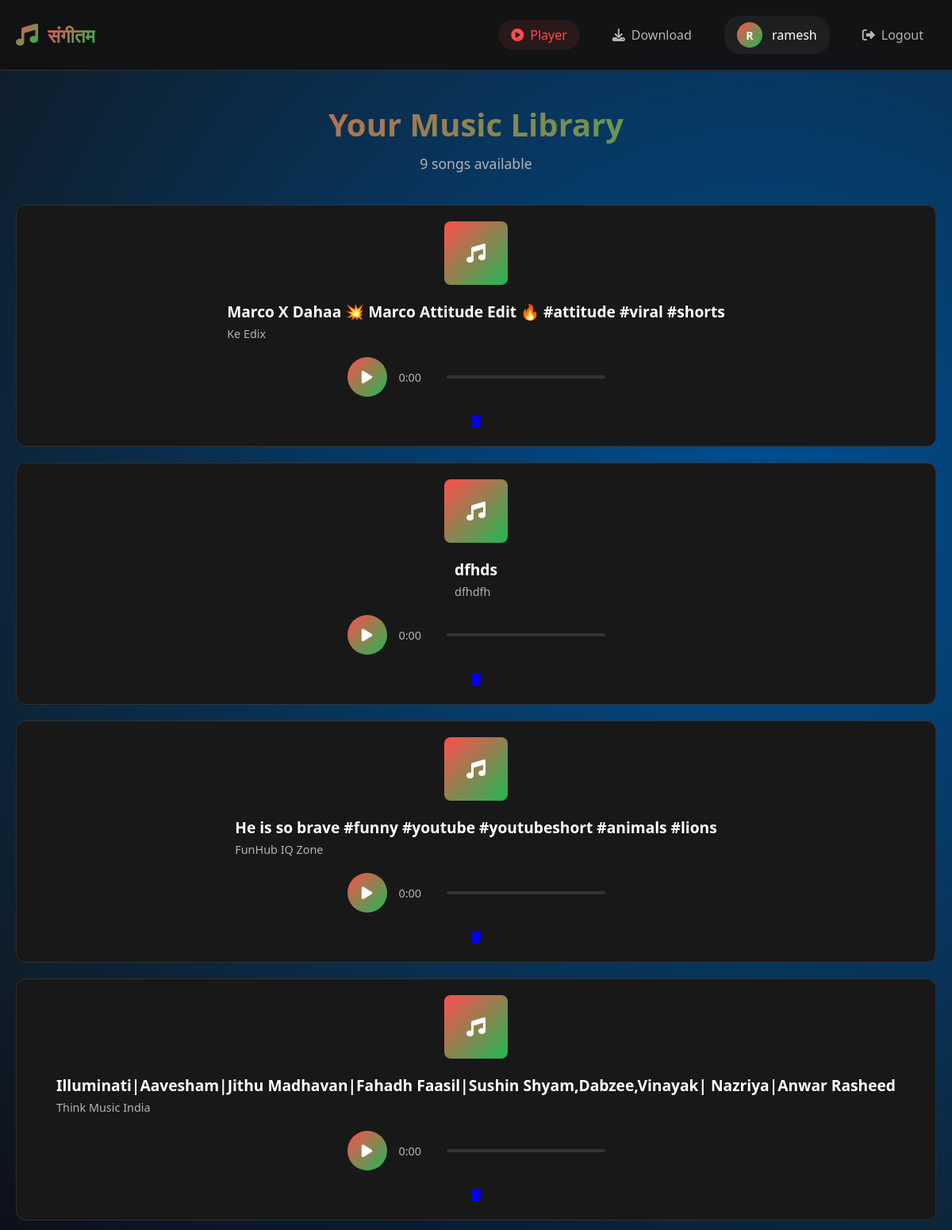
The app's page /player/ (signed in, upper part), older data.
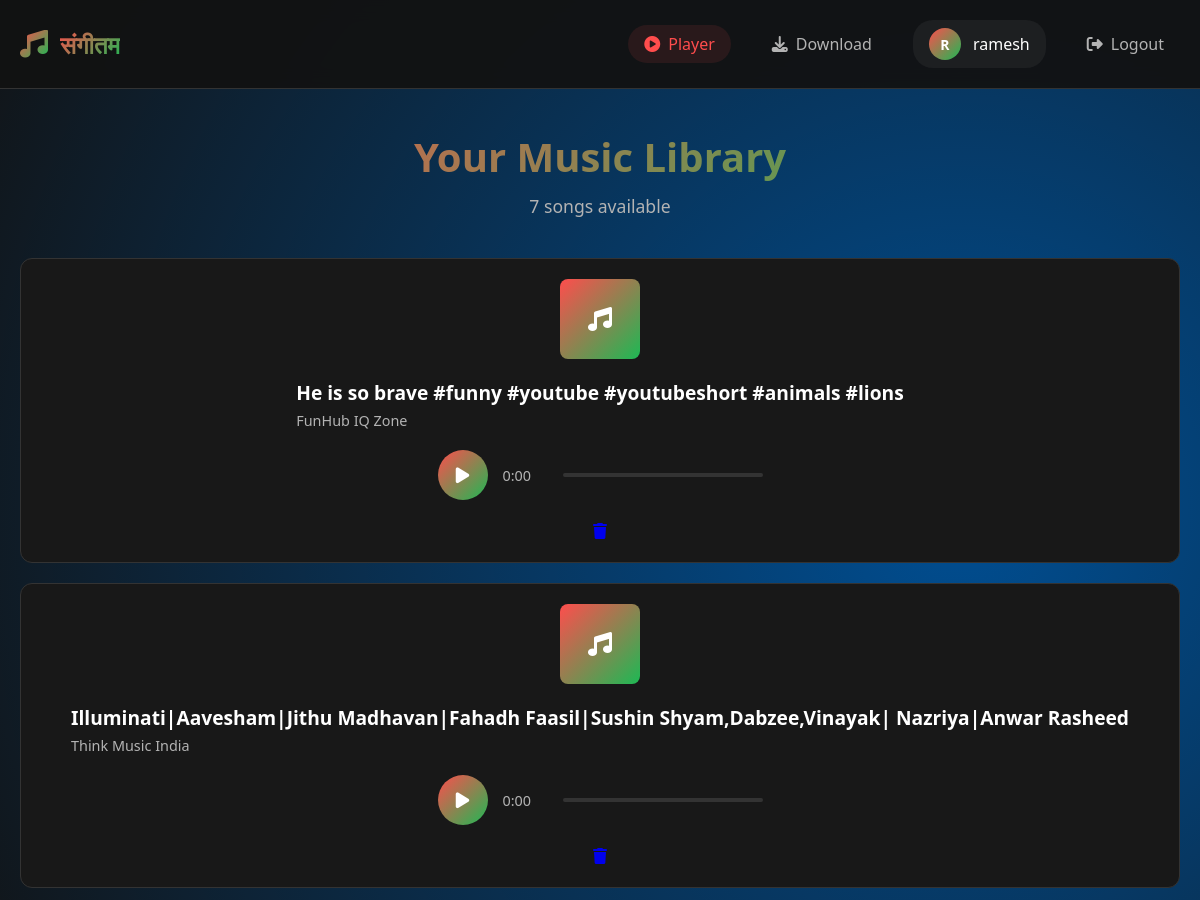
The same page, newer data.
### App/models.py (models this page shows, shortened)
class Song(models.Model):
    id = models.UUIDField(primary_key=True , default=uuid.uuid4 , editable=False)
    user = models.ForeignKey(User , on_delete=models.CASCADE)
    title = models.CharField(max_length=255)
    artist = models.CharField(max_length=255 , blank=True)
    file = models.FileField(upload_to='music/')
    duration = models.IntegerField(null=True , blank=True)
    created_at = models.DateTimeField(auto_now_add=True)

### App/views.py (the view)
# urls.py: path('player/', views.player , name="player"),
@login_required(login_url='/login')
def player(request):
    songs = Song.objects.filter(user=request.user)
    return render(request, 'player.html',{'songs' : songs} )

### App/templates/player.html (shortened to what this page needs)
{% extends 'base.html' %}
{% block content %}
<div class="player-header animate-fade-in">
    <h1>Your Music Library</h1>
    <p>{{ songs|length }} songs available</p>
</div>
<div class="songs-container">
    {% if songs %}
        {% for song in songs %}
        <div class="song-item animate-fade-in" data-song-id="{{ song.id }}">
            <div class="song-artwork">
                <i class="fas fa-music"></i>
            </div>
            <div class="song-details">
                <div class="song-title">{{ song.title }}</div>
                <div class="song-artist">{{ song.artist|default:"Unknown Artist" }}</div>
            </div>
            <div class="song-controls">
                <button class="play-btn" onclick="togglePlay('audio-{{ song.id }}')">
                    <i class="fas fa-play"></i>
                </button>
                <div class="song-duration" id="duration-{{ song.id }}">0:00</div>
                <div class="progress-container">
                </div>
            </div>
            <div class="audio-actions">
                            <a href="/delete/{{song.id}}" class="delete-btn" title="Delete Post">
                                <i class="fa-solid fa-trash"></i>
                            </a>
                        </div>
        </div>
        {% endfor %}
    {% endif %}
</div>
{% endblock %}

### App/templates/base.html (shortened to what this page needs)
<!DOCTYPE html>
<html lang="en">
<head>
    <link rel="stylesheet" href="https://cdnjs.cloudflare.com/ajax/libs/font-awesome/6.4.0/css/all.min.css">
</head>
<body>
    <nav class="navbar">
        <div class="container nav-content">
            <a href="{% url 'player' %}" class="logo">
                <i class="fas fa-music"></i>
                <span>संगीतम</span>
            </a>
            <div class="nav-links">
                <a href="{% url 'player' %}" class="nav-link {% if request.resolver_match.url_name == 'player' %}active{% endif %}">
                    <i class="fas fa-play-circle"></i>
                    <span>Player</span>
                </a>
                <a href="{% url 'download' %}" class="nav-link {% if request.resolver_match.url_name == 'download' %}active{% endif %}">
                    <i class="fas fa-download"></i>
                    <span>Download</span>
                </a>
                {% if user.is_authenticated %}
                <div class="user-info">
                    <div class="user-avatar">
                        {{ user.username|first|upper }}
                    </div>
                    <span>{{ user.username }}</span>
                </div>
                <a href="{% url 'logout' %}" class="nav-link">
                    <i class="fas fa-sign-out-alt"></i>
                    <span>Logout</span>
                </a>
                {% endif %}
            </div>
        </div>
    </nav>
    <main class="main-content">
        <div class="container">
            {% block content %}{% endblock %}
        </div>
    </main>
</body>
</html>

### App/templates/base.html (style rules this page uses)
:root { --primary: #ff4d4d; --primary-dark: #ff3333; --secondary: #1db954; --dark-bg: #121212; --card-bg: #181818; --card-hover: #282828; --text-primary: #ffffff; --text-secondary: #b3b3b3; --border: #333333; --shadow: 0 8px 24px rgba(0, 0, 0, 0.5); --gradient: linear-gradient(135deg, #ff4d4d, #1db954); --radius: 12px; --transition: all 0.3s ease; }
* { margin: 0; padding: 0; box-sizing: border-box; }
body { font-family: 'Segoe UI', -apple-system, BlinkMacSystemFont, sans-serif; background: var(--dark-bg); color: var(--text-primary); min-height: 100vh; background-image: radial-gradient(circle at 20% 80%, #000428 0%, transparent 50%), radial-gradient(circle at 80% 20%, #004e92 0%, transparent 50%); }
.container { width: 100%; max-width: 1200px; margin: 0 auto; padding: 0 20px; }
.navbar { position: sticky; top: 0; z-index: 1000; padding: 20px 0; background: rgba(18, 18, 18, 0.95); border-bottom: 1px solid var(--border); backdrop-filter: blur(10px); }
.nav-content { display: flex; justify-content: space-between; align-items: center; }
.logo { display: flex; align-items: center; gap: 12px; font-size: 24px; font-weight: 700; color: var(--text-primary); text-decoration: none; }
.logo i { background: var(--gradient); -webkit-background-clip: text; -webkit-text-fill-color: transparent; font-size: 28px; }
.logo span { background: var(--gradient); -webkit-background-clip: text; -webkit-text-fill-color: transparent; }
.nav-links { display: flex; gap: 25px; align-items: center; }
.nav-link { color: var(--text-secondary); text-decoration: none; font-weight: 500; padding: 8px 16px; border-radius: 20px; transition: var(--transition); display: flex; align-items: center; gap: 8px; }
.nav-link.active { color: var(--primary); background: rgba(255, 77, 77, 0.1); }
.user-info { display: flex; align-items: center; gap: 12px; padding: 8px 16px; background: rgba(255, 255, 255, 0.05); border-radius: 20px; }
.user-avatar { width: 32px; height: 32px; border-radius: 50%; background: var(--gradient); display: flex; align-items: center; justify-content: center; font-size: 14px; font-weight: 600; }
.main-content { padding: 40px 0; min-height: calc(100vh - 140px); }
.animate-fade-in { animation: fadeIn 0.5s ease-out; }

### App/templates/player.html (style rules this page uses)
.player-header { margin-bottom: 40px; text-align: center; }
.player-header h1 { font-size: 2.5rem; margin-bottom: 10px; background: var(--gradient); -webkit-background-clip: text; -webkit-text-fill-color: transparent; }
.player-header p { color: var(--text-secondary); font-size: 1.1rem; }
.songs-container { display: grid; gap: 20px; }
.song-item { background: var(--card-bg); border-radius: var(--radius); padding: 20px; display: flex; flex-direction:column; align-items: center; gap: 20px; transition: var(--transition); border: 1px solid var(--border); }
.song-artwork { width: 80px; height: 80px; border-radius: 8px; background: var(--gradient); display: flex; align-items: center; justify-content: center; font-size: 24px; color: white; flex-shrink: 0; }
.song-details { flex: 1; min-width: 0; }
.song-title { font-size: 1.2rem; font-weight: 600; margin-bottom: 5px; white-space: nowrap; overflow: hidden; text-overflow: ellipsis; }
.song-artist { color: var(--text-secondary); font-size: 0.9rem; }
.song-controls { display: flex; align-items: center; gap: 15px; }
.play-btn { width: 50px; height: 50px; border-radius: 50%; background: var(--gradient); border: none; color: white; cursor: pointer; display: flex; align-items: center; justify-content: center; font-size: 18px; transition: var(--transition); }
.song-duration { color: var(--text-secondary); font-size: 0.9rem; min-width: 45px; }
.progress-container { width: 200px; height: 4px; background: var(--border); border-radius: 2px; overflow: hidden; }

Row changes from the older to the newer data that the page shows:
removed Song: title "Marco X Dahaa 💥 Marco Attitude Edit 🔥 #attitude #viral #shorts", artist "Ke Edix"
removed Song: title "dfhds", artist "dfhdfh"
Text that changed along with them:
{{ songs|length }}: "9" → "7"
